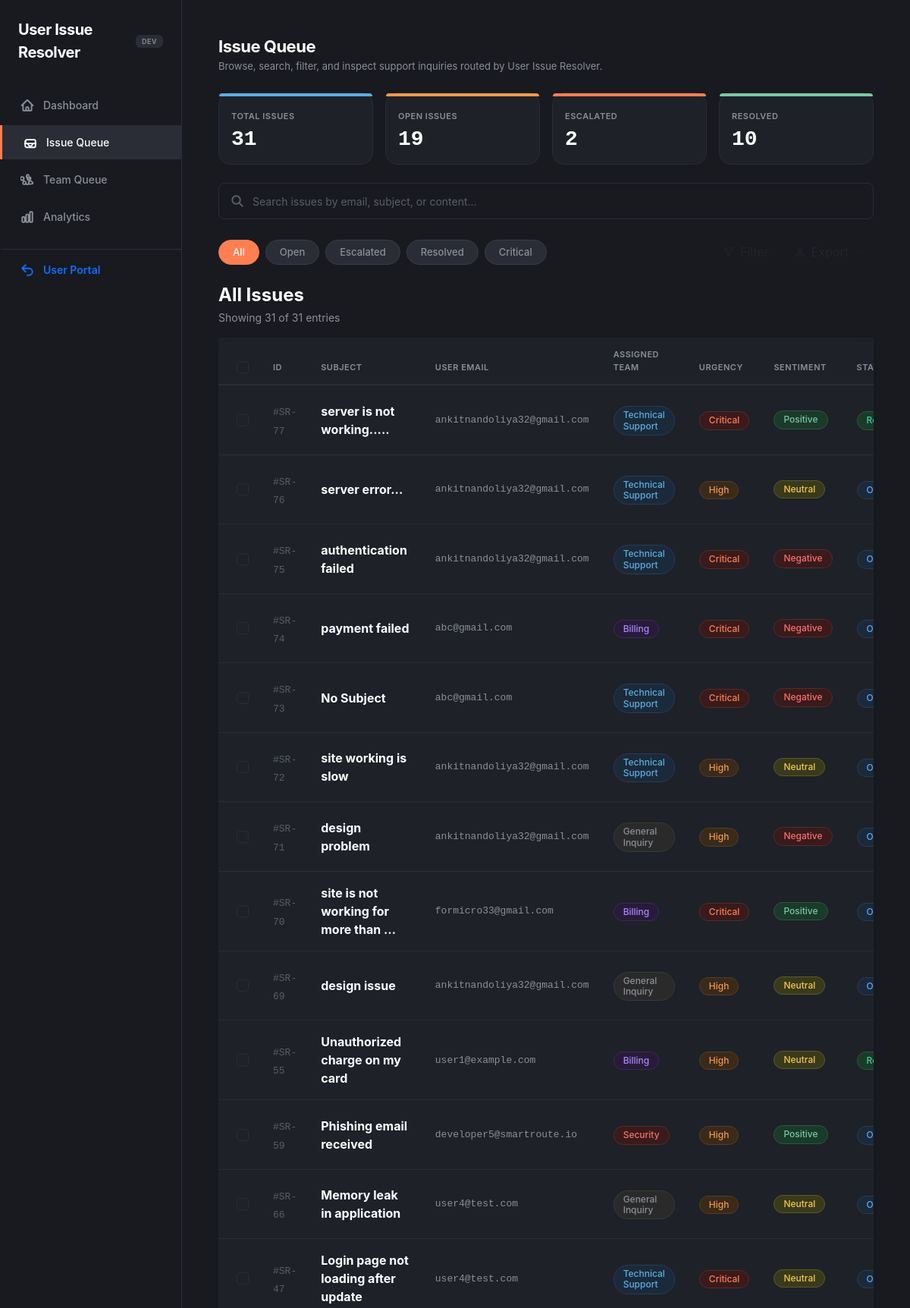
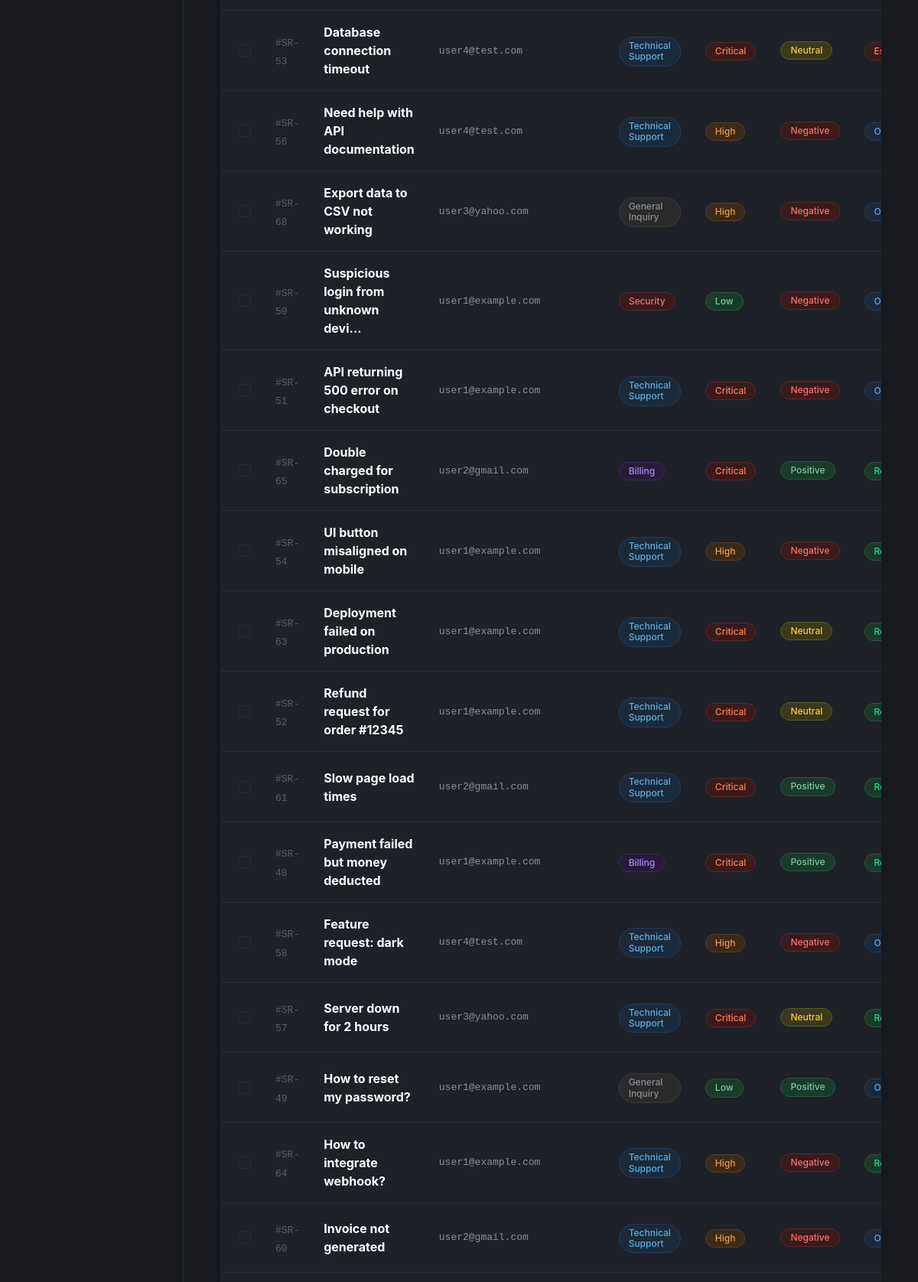
The page /developer/issues/ (signed in, upper part) on the database its author committed (2 pictures, top to bottom).
### issues/models.py (models this page shows, shortened)
class Issue(models.Model):
    STATUS_CHOICES = [
        ('Open', 'Open'),
        ('Resolved', 'Resolved'),
        ('Escalated', 'Escalated'),
    ]
    customer_email = models.EmailField()
    subject = models.CharField(max_length=255, default='No Subject')
    body = models.TextField()
    raw_text = models.TextField(blank=True, default='')
    urgency_score = models.IntegerField(default=0, blank=True, null=True)
    urgency_level = models.CharField(
        max_length=20,
        choices=[
            ('Critical', 'Critical'),
            ('High', 'High'),
            ('Medium', 'Medium'),
            ('Low', 'Low'),
        ],
        default='Low',
        blank=True
    )
    sentiment_score = models.FloatField(default=0.0)
    status = models.CharField(max_length=20, choices=STATUS_CHOICES, default='Open')
    TEAM_CHOICES = [
        ('Technical Support', 'Technical Support'),
        ('Billing', 'Billing'),
        ('Security', 'Security'),
        ('General Inquiry', 'General Inquiry'),
    ]
    assigned_team = models.CharField(max_length=50, choices=TEAM_CHOICES, default='General Inquiry', blank=True)
    created_at = models.DateTimeField(auto_now_add=True)
    resolved_at = models.DateTimeField(null=True, blank=True)
    @property
    def sentiment_category(self):
        if self.sentiment_score >= 0.05:
            return 'Positive'
        elif self.sentiment_score < -0.05:
            return 'Negative'
        return 'Neutral'

### issues/views.py (the view)
# urls.py: path('developer/issues/', views.all_issues_view, name='all_issues'),
@login_required
def all_issues_view(request):
    if not (request.user.is_superuser or request.user.is_staff):
        messages.error(request, "Developer portal requires admin privileges")
        return redirect('user_portal')
    all_issues = Issue.objects.all().order_by('-created_at')
    team_filter = request.GET.get('team')
    if team_filter:
        all_issues = all_issues.filter(assigned_team=team_filter)
    total_count = all_issues.count()
    open_count = all_issues.filter(status='Open').count()
    escalated_count = all_issues.filter(status='Escalated').count()
    resolved_count = all_issues.filter(status='Resolved').count()
    context = {
        'issues': all_issues,
        'total_count': total_count,
        'open_count': open_count,
        'escalated_count': escalated_count,
        'resolved_count': resolved_count,
    }
    return render(request, 'all_issues.html', context)

### templates/all_issues.html (shortened to what this page needs)
{% extends 'base_developer.html' %}
{% block content %}
<div class="space-y-4">
  <div class="mb-4">
    <h4 class="fw-bold mb-1" style="color: #FFFFFF; font-size: 22px; letter-spacing: -0.5px;">Issue Queue</h4>
    <p class="mb-0" style="font-size: 13px; color: #8B8F99 !important;">Browse, search, filter, and inspect support inquiries routed by User Issue Resolver.</p>
  </div>
  <div class="row g-3 mb-4">
    <div class="col-md-3">
      <div class="apple-card card-stat card-stat-total" style="background-color: #1E2128; border: 1px solid #2A2D35 !important; padding: 16px; position: relative;">
        <span class="text-uppercase" style="font-size: 11px; letter-spacing: 0.5px; color: #8B8F99 !important; font-weight: 600;">Total Issues</span>
        <div class="h3 fw-bold data-mono mb-0 mt-1" style="color: #FFFFFF;">{{ total_count }}</div>
      </div>
    </div>
    <div class="col-md-3">
      <div class="apple-card card-stat card-stat-open" style="background-color: #1E2128; border: 1px solid #2A2D35 !important; padding: 16px; position: relative;">
        <span class="text-uppercase" style="font-size: 11px; letter-spacing: 0.5px; color: #8B8F99 !important; font-weight: 600;">Open Issues</span>
        <div class="h3 fw-bold data-mono mb-0 mt-1" style="color: #FFFFFF;">{{ open_count }}</div>
      </div>
    </div>
    <div class="col-md-3">
      <div class="apple-card card-stat card-stat-escalated" style="background-color: #1E2128; border: 1px solid #2A2D35 !important; padding: 16px; position: relative;">
        <span class="text-uppercase" style="font-size: 11px; letter-spacing: 0.5px; color: #8B8F99 !important; font-weight: 600;">Escalated</span>
        <div class="h3 fw-bold data-mono mb-0 mt-1" style="color: #FFFFFF;">{{ escalated_count }}</div>
      </div>
    </div>
    <div class="col-md-3">
      <div class="apple-card card-stat card-stat-resolved" style="background-color: #1E2128; border: 1px solid #2A2D35 !important; padding: 16px; position: relative;">
        <span class="text-uppercase" style="font-size: 11px; letter-spacing: 0.5px; color: #8B8F99 !important; font-weight: 600;">Resolved</span>
        <div class="h3 fw-bold data-mono mb-0 mt-1" style="color: #FFFFFF;">{{ resolved_count }}</div>
      </div>
    </div>
  </div>
  <div class="mb-4">
    <form action="{% url 'search_issues' %}" method="GET" class="position-relative">
      <input type="text" name="q" id="issue-search" placeholder="Search issues by email, subject, or content..." class="form-control" style="background-color: #1E2128; border: 1px solid #2A2D35; border-radius: 8px; color: #FFFFFF; padding-left: 44px; height: 48px; font-size: 14px;">
      <svg class="position-absolute" fill="none" stroke="#5A5E6A" stroke-width="2.5" viewBox="0 0 24 24" style="width: 18px; height: 18px; left: 16px; top: 15px;">
        <path stroke-linecap="round" stroke-linejoin="round" d="M21 21l-6-6m2-5a7 7 0 11-14 0 7 7 0 0114 0z"></path>
      </svg>
    </form>
  </div>
  <div class="d-flex justify-content-between align-items-center mb-4 flex-wrap gap-3">
    <div class="d-flex align-items-center gap-2">
      <button class="filter-pill active" data-filter="all">All</button>
      <button class="filter-pill" data-filter="Open">Open</button>
      <button class="filter-pill" data-filter="Escalated">Escalated</button>
      <button class="filter-pill" data-filter="Resolved">Resolved</button>
      <button class="filter-pill" data-filter="Critical">Critical</button>
    </div>
    <div class="d-flex align-items-center gap-2">
      <button class="btn btn-filter-apple d-flex align-items-center gap-2">
      </button>
      <div class="dropdown">
        <button class="btn btn-filter-apple d-flex align-items-center gap-2" type="button" data-bs-toggle="dropdown" aria-expanded="false">
          <svg fill="none" stroke="currentColor" stroke-width="2" viewBox="0 0 24 24" style="width: 14px; height: 14px;">
            <path stroke-linecap="round" stroke-linejoin="round" d="M3 16.5v2.25A2.25 2.25 0 005.25 21h13.5A2.25 2.25 0 0021 18.75V16.5M7.5 12l4.5 4.5m0 0l4.5-4.5M12 16.5V3"></path>
          </svg>
          <svg fill="none" stroke="currentColor" stroke-width="2" viewBox="0 0 24 24" style="width: 12px; height: 12px;">
            <path stroke-linecap="round" stroke-linejoin="round" d="M19.5 8.25l-7.5 7.5-7.5-7.5"></path>
          </svg>
        </button>
      </div>
    </div>
  </div>
  <div class="d-flex justify-content-between align-items-center mb-3">
    <div>
      <h3 class="fw-bold mb-1 text-white" style="font-size: 24px; font-weight: 700;">All Issues</h3>
      <p class="mb-0" style="font-size: 14px; color: #8B8F99 !important;">Showing <span id="showing-count">{{ issues|length }}</span> of {{ total_count }} entries</p>
    </div>
  </div>
  <div class="apple-card p-0 shadow-sm border-0 mb-5" style="border-color: #2A2D35 !important; background-color: #1E2128; padding: 24px;">
    <div class="table-responsive">
      <table class="table table-dark-theme align-middle mb-0" id="all-issues-table">
        <thead>
          <tr>
            <th width="40" class="ps-4">
              <input type="checkbox" id="select-all-checkbox" class="form-check-input" style="background-color: #1E2128; border-color: #2A2D35;">
            </th>
            <th width="90">ID</th>
            <th>Subject</th>
            <th>User Email</th>
            <th>Assigned Team</th>
            <th>Urgency</th>
            <th width="160">Sentiment</th>
            <th>Status</th>
          </tr>
        </thead>
        <tbody>
          {% for issue in issues %}
          <tr style="height: 56px;" class="issue-row" data-status="{{ issue.status }}" data-urgency="{% if issue.urgency_score > 0.75 %}Critical{% elif issue.urgency_score > 0.5 %}High{% elif issue.urgency_score > 0.25 %}Medium{% else %}Low{% endif %}">
            <td class="ps-4">
              <input type="checkbox" class="form-check-input row-checkbox" style="background-color: #1E2128; border-color: #2A2D35;">
            </td>
            <td>
              <span class="text-dim data-mono" style="font-size: 13px;">#SR-{{ issue.id }}</span>
            </td>
            <td>
              <span class="text-white fw-bold">{{ issue.subject|truncatechars:35 }}</span>
            </td>
            <td class="data-mono text-muted" style="font-size: 13px;">
              {{ issue.customer_email }}
            </td>
            <td>
              {% if issue.assigned_team == 'Technical Support' %}
                <span class="badge-apple badge-team-tech">Technical Support</span>
              {% elif issue.assigned_team == 'Billing' %}
                <span class="badge-apple badge-team-billing">Billing</span>
              {% elif issue.assigned_team == 'Security' %}
                <span class="badge-apple badge-team-security">Security</span>
              {% else %}
                <span class="badge-apple badge-team-general">General Inquiry</span>
              {% endif %}
            </td>
            <td>
              {% if issue.urgency_level == 'Critical' %}
                <span class="badge-apple" style="background-color: #3A1A1A; color: #FF7F50; border: 1px solid #5A2A2A !important;">Critical</span>
              {% elif issue.urgency_level == 'High' %}
                <span class="badge-apple" style="background-color: #3A2A1A; color: #F2994A; border: 1px solid #5A3A2A !important;">High</span>
              {% elif issue.urgency_level == 'Medium' %}
                <span class="badge-apple" style="background-color: #3A3A1A; color: #F2C94C; border: 1px solid #5A5A2A !important;">Medium</span>
              {% else %}
                <span class="badge-apple" style="background-color: #1A3A2A; color: #7BC8A4; border: 1px solid #2A5A3A !important;">Low</span>
              {% endif %}
            </td>
            <td>
              <div class="d-flex align-items-center gap-2">
                {% if issue.sentiment_category == 'Positive' %}
                  <span class="badge-apple" style="background-color: #1A3A2A; color: #7BC8A4; border: 1px solid #2A5A3A !important;">Positive</span>
                {% elif issue.sentiment_category == 'Negative' %}
                  <span class="badge-apple" style="background-color: #3A1A1A; color: #F87171; border: 1px solid #5A2A2A !important;">Negative</span>
                {% else %}
                  <span class="badge-apple" style="background-color: #3A3A1A; color: #F2C94C; border: 1px solid #5A5A2A !important;">Neutral</span>
                {% endif %}
              </div>
            </td>
            <td>
              {% if issue.status == 'Open' %}
                <span class="badge-apple badge-status-open">Open</span>
              {% elif issue.status == 'Escalated' %}
                <span class="badge-apple badge-status-escalated">Escalated</span>
              {% else %}
                <span class="badge-apple badge-status-resolved">Resolved</span>
              {% endif %}
            </td>
          </tr>
          {% empty %}
          <tr>
            <td colspan="10" class="text-center py-4 text-muted">No issues found.</td>
          </tr>
          {% endfor %}
        </tbody>
      </table>
    </div>
  </div>
</div>
{% endblock %}

### templates/base_developer.html (style rules this page uses)
:root { --apple-bg: #181A20; --apple-card: #1E2128; --apple-text: #FFFFFF; --apple-secondary: #8B8F99; --apple-tertiary: #5A5E6A; --apple-blue: #5DADE2; --apple-success: #7BC8A4; --apple-warning: #F2994A; --apple-danger: #FF7F50; --apple-border: #2A2D35; --apple-input-bg: #181A20; --apple-input-border: #2A2D35; --apple-hover: #2A2D35; }
body { font-family: -apple-system, BlinkMacSystemFont, "Segoe UI", Roboto, Helvetica, Arial, sans-serif; background-color: var(--apple-bg); color: var(--apple-text); -webkit-font-smoothing: antialiased; -moz-osx-font-smoothing: grayscale; overflow-x: hidden; }
.apple-card { background-color: var(--apple-card); border-radius: 16px; border: 1px solid var(--apple-border); box-shadow: none; padding: 24px; transition: transform 0.2s ease, box-shadow 0.2s ease; }
.data-mono { font-family: 'JetBrains Mono', 'SF Mono', SFMono-Regular, Consolas, 'Liberation Mono', Menlo, monospace; }
.form-control, .form-select { background-color: var(--apple-input-bg) !important; border: 1px solid var(--apple-input-border) !important; color: var(--apple-text) !important; border-radius: 8px !important; height: 40px; font-size: 14px; transition: border-color 0.15s ease, box-shadow 0.15s ease; }
.form-control::placeholder { color: var(--apple-tertiary) !important; }
.btn-update-apple, .btn-filter-apple, .btn-view-team, .btn-all-apple { transition: all 0.2s cubic-bezier(0.4, 0, 0.2, 1) !important; }

### templates/all_issues.html (style rules this page uses)
.table-dark-theme { width: 100%; background-color: transparent; color: #FFFFFF; border-collapse: separate; border-spacing: 0; }
.table-dark-theme thead th { background-color: #1E2128 !important; color: #8B8F99 !important; font-size: 11px; font-weight: 600; text-transform: uppercase; letter-spacing: 0.5px; padding: 14px 16px; border-bottom: 2px solid #2A2D35 !important; border-top: none; }
.table-dark-theme tbody td { background-color: #1E2128 !important; color: #FFFFFF !important; padding: 16px; border-bottom: 1px solid #2A2D35 !important; vertical-align: middle; }
.table-dark-theme .text-muted { color: #8B8F99 !important; }
.table-dark-theme .text-dim { color: #5A5E6A !important; }
.form-check-input { background-color: #1E2128 !important; border: 1px solid #2A2D35 !important; border-radius: 4px !important; width: 16px; height: 16px; cursor: pointer; transition: background-color 0.15s ease, border-color 0.15s ease; }
.badge-apple { display: inline-flex; align-items: center; padding: 4px 12px; border-radius: 9999px; font-size: 12px; font-weight: 500; line-height: 1.2; border: none; }
.badge-status-open { background-color: #1A2A3A; color: #60A5FA; border: 1px solid #2A3A5A !important; }
.badge-status-escalated { background-color: #3A1A1A; color: #F87171; border: 1px solid #5A2A2A !important; }
.badge-status-resolved { background-color: #1A3A2A; color: #34D399; border: 1px solid #2A5A3A !important; }
.badge-team-tech { background-color: #1A2A3A; color: #5DADE2; border: 1px solid #2A3A5A !important; }
.badge-team-billing { background-color: #2A1A3A; color: #A78BFA; border: 1px solid #3A2A5A !important; }
.badge-team-general { background-color: #2A2A2A; color: #8B8F99; border: 1px solid #3A3A3A !important; }
.badge-team-security { background-color: #3A1A1A; color: #F87171; border: 1px solid #5A2A2A !important; }
.card-stat { position: relative; }
.card-stat-total::before { content: ""; position: absolute; top: 0; left: 0; right: 0; height: 4px; background-color: #5DADE2; border-top-left-radius: 16px; border-top-right-radius: 16px; }
.card-stat-open::before { content: ""; position: absolute; top: 0; left: 0; right: 0; height: 4px; background-color: #F2994A; border-top-left-radius: 16px; border-top-right-radius: 16px; }
.card-stat-escalated::before { content: ""; position: absolute; top: 0; left: 0; right: 0; height: 4px; background-color: #FF7F50; border-top-left-radius: 16px; border-top-right-radius: 16px; }
.card-stat-resolved::before { content: ""; position: absolute; top: 0; left: 0; right: 0; height: 4px; background-color: #7BC8A4; border-top-left-radius: 16px; border-top-right-radius: 16px; }
.filter-pill { background-color: #2A2D35 !important; color: #8B8F99 !important; border: 1px solid #3A3D45 !important; border-radius: 9999px; padding: 6px 18px; font-size: 13px; font-weight: 500; transition: all 0.15s ease; cursor: pointer; }
.filter-pill.active { background-color: #FF7F50 !important; color: #FFFFFF !important; border-color: #FF7F50 !important; }

### rows shown on the page
Issue: id "77", subject "server is not working.....", customer_email "ankitnandoliya32@gmail.com", shows "Technical Support", urgency_level "Critical", sentiment_score "Positive", status "Resolved"
Issue: id "76", subject "server error...", customer_email "ankitnandoliya32@gmail.com", shows "Technical Support", urgency_level "High", sentiment_score "Neutral", status "Open"
Issue: id "75", subject "authentication failed", customer_email "ankitnandoliya32@gmail.com", shows "Technical Support", urgency_level "Critical", sentiment_score "Negative", status "Open"
Issue: id "74", subject "payment failed", customer_email "abc@gmail.com", assigned_team "Billing", urgency_level "Critical", sentiment_score "Negative", status "Open"
Issue: id "73", subject "No Subject", customer_email "abc@gmail.com", shows "Technical Support", urgency_level "Critical", sentiment_score "Negative", status "Open"
Issue: id "72", subject "site working is slow", customer_email "ankitnandoliya32@gmail.com", shows "Technical Support", urgency_level "High", sentiment_score "Neutral", status "Open"
Issue: id "71", subject "design problem", customer_email "ankitnandoliya32@gmail.com", assigned_team "General Inquiry", urgency_level "High", sentiment_score "Negative", status "Open"
Issue: id "70", subject "site is not working for more than …", customer_email "formicro33@gmail.com", assigned_team "Billing", urgency_level "Critical", sentiment_score "Positive", status "Open"
Issue: id "69", subject "design issue", customer_email "ankitnandoliya32@gmail.com", assigned_team "General Inquiry", urgency_level "High", sentiment_score "Neutral", status "Open"
Issue: id "55", subject "Unauthorized charge on my card", customer_email "user1@example.com", assigned_team "Billing", urgency_level "High", sentiment_score "Neutral", status "Resolved"
Issue: id "59", subject "Phishing email received", customer_email "developer5@smartroute.io", assigned_team "Security", urgency_level "High", sentiment_score "Positive", status "Open"
Issue: id "66", subject "Memory leak in application", customer_email "user4@test.com", assigned_team "General Inquiry", urgency_level "High", sentiment_score "Neutral", status "Open"
Issue: id "47", subject "Login page not loading after update", customer_email "user4@test.com", shows "Technical Support", urgency_level "Critical", sentiment_score "Neutral", status "Open"
Issue: id "53", subject "Database connection timeout", customer_email "user4@test.com", shows "Technical Support", urgency_level "Critical", sentiment_score "Neutral", status "Escalated"
Issue: id "56", subject "Need help with API documentation", customer_email "user4@test.com", shows "Technical Support", urgency_level "High", sentiment_score "Negative", status "Open"
Issue: id "68", subject "Export data to CSV not working", customer_email "user3@yahoo.com", assigned_team "General Inquiry", urgency_level "High", sentiment_score "Negative", status "Open"
Issue: id "50", subject "Suspicious login from unknown devi…", customer_email "user1@example.com", assigned_team "Security", urgency_level "Low", sentiment_score "Negative", status "Open"
Issue: id "51", subject "API returning 500 error on checkout", customer_email "user1@example.com", shows "Technical Support", urgency_level "Critical", sentiment_score "Negative", status "Open"
Issue: id "65", subject "Double charged for subscription", customer_email "user2@gmail.com", assigned_team "Billing", urgency_level "Critical", sentiment_score "Positive", status "Resolved"
Issue: id "54", subject "UI button misaligned on mobile", customer_email "user1@example.com", shows "Technical Support", urgency_level "High", sentiment_score "Negative", status "Resolved"
Issue: id "63", subject "Deployment failed on production", customer_email "user1@example.com", shows "Technical Support", urgency_level "Critical", sentiment_score "Neutral", status "Resolved"
Issue: id "52", subject "Refund request for order #12345", customer_email "user1@example.com", shows "Technical Support", urgency_level "Critical", sentiment_score "Neutral", status "Resolved"
Issue: id "61", subject "Slow page load times", customer_email "user2@gmail.com", shows "Technical Support", urgency_level "Critical", sentiment_score "Positive", status "Resolved"
Issue: id "48", subject "Payment failed but money deducted", customer_email "user1@example.com", assigned_team "Billing", urgency_level "Critical", sentiment_score "Positive", status "Resolved"
Issue: id "58", subject "Feature request: dark mode", customer_email "user4@test.com", shows "Technical Support", urgency_level "High", sentiment_score "Negative", status "Open"
Issue: id "57", subject "Server down for 2 hours", customer_email "user3@yahoo.com", shows "Technical Support", urgency_level "Critical", sentiment_score "Neutral", status "Resolved"
Issue: id "49", subject "How to reset my password?", customer_email "user1@example.com", assigned_team "General Inquiry", urgency_level "Low", sentiment_score "Positive", status "Open"
Issue: id "64", subject "How to integrate webhook?", customer_email "user1@example.com", shows "Technical Support", urgency_level "High", sentiment_score "Negative", status "Resolved"
Issue: id "60", subject "Invoice not generated", customer_email "user2@gmail.com", shows "Technical Support", urgency_level "High", sentiment_score "Negative", status "Open"

### other values the page prints
{{ total_count }} "31"
{{ open_count }} "19"
{{ escalated_count }} "2"
{{ resolved_count }} "10"
{{ issues|length }} "31"
